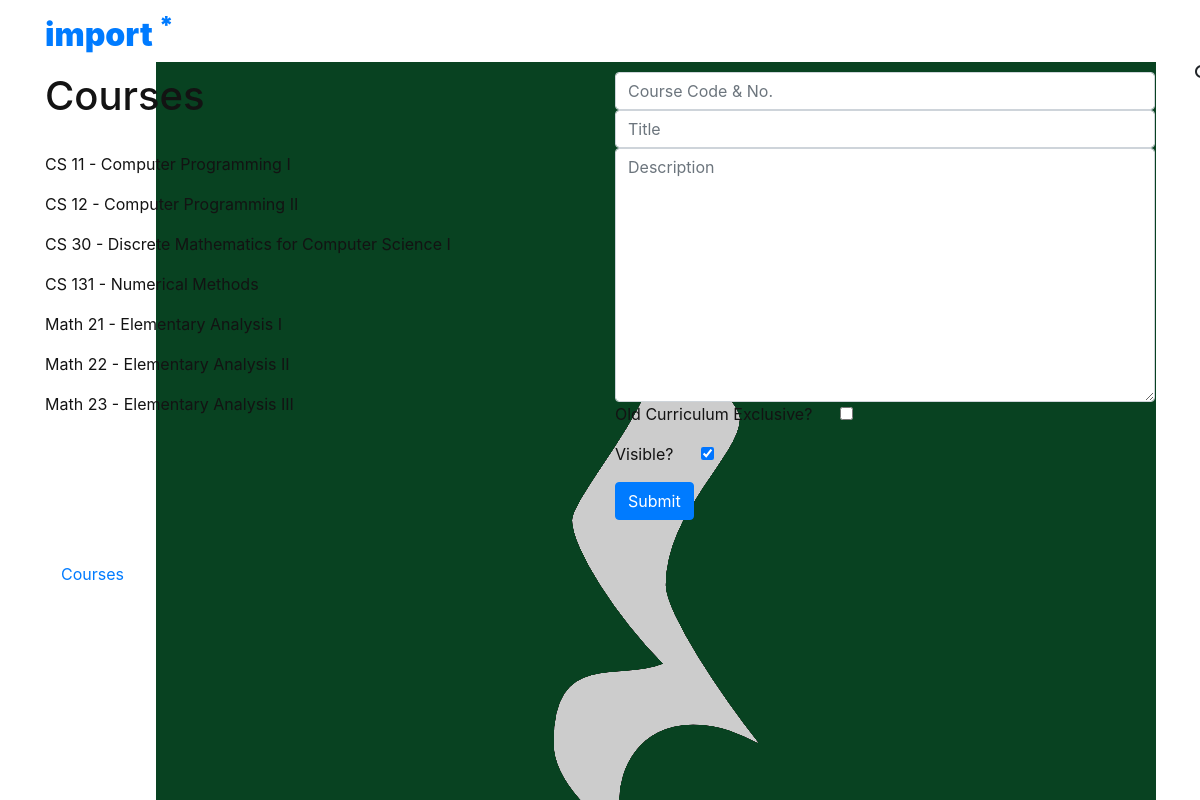
Page /su (signed in) on the earlier database version.
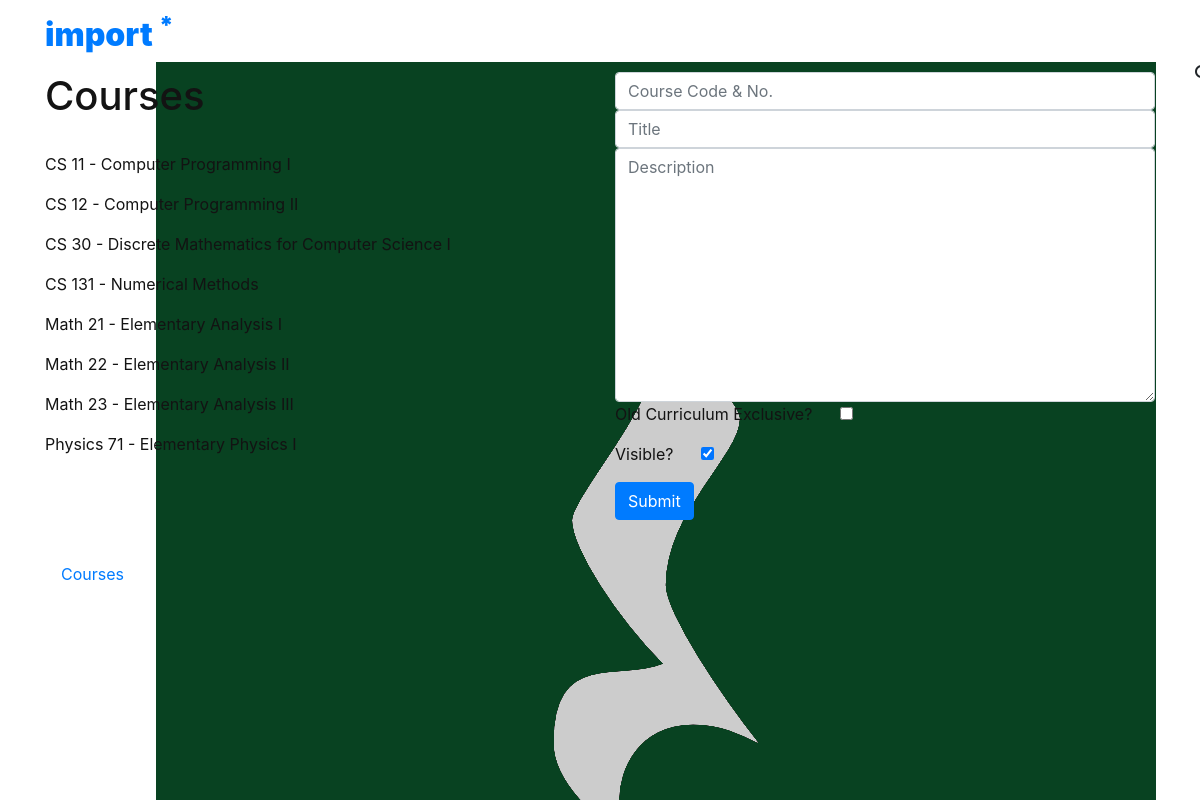
Same page on the later database version.
### reviewer/models.py (models this page shows, shortened)
class Course(models.Model):
	name = models.CharField("Course Name", max_length=20)
	code = models.CharField("Course Code", max_length=10)
	number = models.CharField("Course Number", max_length=10)
	number_len = models.PositiveSmallIntegerField(default=1)
	title = models.CharField("Course Title", max_length=50)
	description = models.TextField("Course Description", blank=True)
	old_curr = models.BooleanField("Pre-2018 Curriculum Exclusive?", default=False)
	visible = models.BooleanField("Visible?", default=True)
	prereqs = models.ManyToManyField('self', blank=True, default=None)
	coreqs = models.ManyToManyField('self', blank=True, default=None)
	lastupdated = models.DateTimeField("Last Updated", default=timezone.now)

### reviewer/views.py (the view)
# urls.py: path('su', views.su, name="su"),
def su(request):
	courses = Course.objects.order_by('code', 'number_len', 'number')
	if request.method == "POST":
		data = request.POST
		courseform = CourseForm(data)
		tempname = data['name']
		coursefulln = tempname.split(" ")
		tempnum = coursefulln[len(coursefulln)-1]
		tempcode = ' '.join(coursefulln[:-(len(coursefulln)-1)])
		temp_oldcurr = data.get('old_curr', False)
		temp_visible = data.get('visible', True)
		if temp_oldcurr == 'on':
			temp_oldcurr = True
		if temp_visible == 'on':
			temp_visible = True
		new_course = Course(name=data['name'], code=tempcode, number=tempnum, title=data['title'], description=data['description'], old_curr=temp_oldcurr, visible=temp_visible)
		new_course.save()
		return redirect('su')
	else:
		courseform = CourseForm()
	context = { 'courses': courses, 'courseform': courseform}
	return render(request, 'reviewer/admin.html', context)

### reviewer/forms.py
class CourseForm(forms.Form):
	name = forms.CharField(max_length=20, widget=forms.TextInput(attrs={'class': 'form-control', 'placeholder' : 'Course Code & No.'}))
	code = forms.CharField(max_length=10)
	number = forms.CharField(max_length=10)
	title = forms.CharField(max_length=50, widget=forms.TextInput(attrs={'class': 'form-control', 'placeholder' : 'Title'}))
	description = forms.CharField(widget=forms.Textarea(attrs={'class': 'form-control', 'placeholder' : 'Description'}), required=False)
	old_curr = forms.BooleanField(widget=forms.CheckboxInput(attrs={ 'class': 'form-check-input' }), required=False, initial=False)
	visible = forms.BooleanField(widget=forms.CheckboxInput(attrs={ 'class': 'form-check-input' }), required=False, initial=True)
	lastupdated = datetime.datetime.now()

### reviewer/templates/reviewer/admin.html (shortened to what this page needs)
{% extends 'reviewer/base.html' %}
{% block content %}
<div class="container pt-5">
	<div class="pt-4" style="color: #131313">
		<div class="row">
			<div class="col-6 d-flex flex-column">
				<h1 class="mb-3">Courses</h1>
				<div class="py-3" style="height: 50vh;overflow-y: scroll;">
					{% for course in courses %}
						<p> {{ course.name }} - {{ course.title }} </p>
					{% endfor %}
				</div>
			</div>
			<div class="col-6 d-flex flex-column">
				<form class="form-group" method="POST" action="{% url 'su'%}" >
					<div class="form-control-group">
						{{ courseform.name }}
					</div>
					<div class="form-control-group">
						{{ courseform.title }}
					</div>
					<div class="form-control-group">
						{{ courseform.description }}
					</div>
					<div class="form-group">
						<p><span class="mr-5">Old Curriculum Exclusive?</span> {{ courseform.old_curr }}</p>
					</div>
					<div class="form-group">
						<p><span class="mr-5">Visible?</span> {{ courseform.visible }}</p>
					</div>
					<div class="form-group">
						<input class="btn btn-primary" type="submit" value="Submit">
					</div>
				</form>
			</div>
		</div>
	</div>
</div>
{% endblock %}

Differences in the rows shown:
added Course: name "Physics 71", title "Elementary Physics I"
